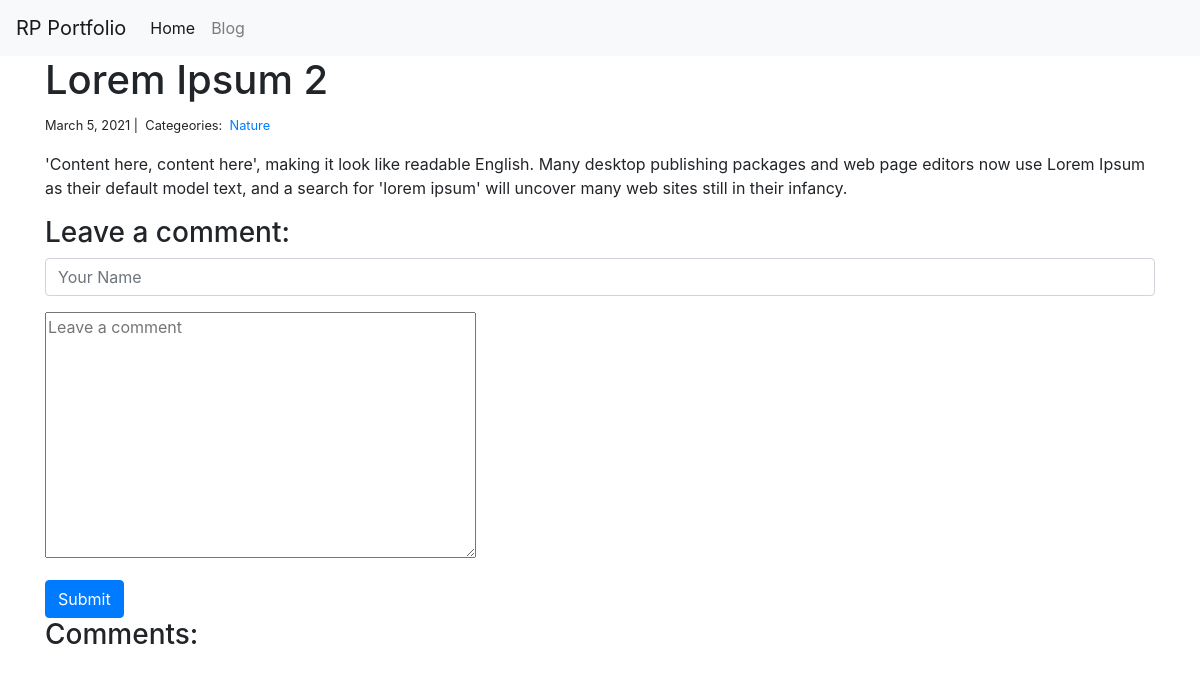
Page /blog/2/ on the earlier database version.
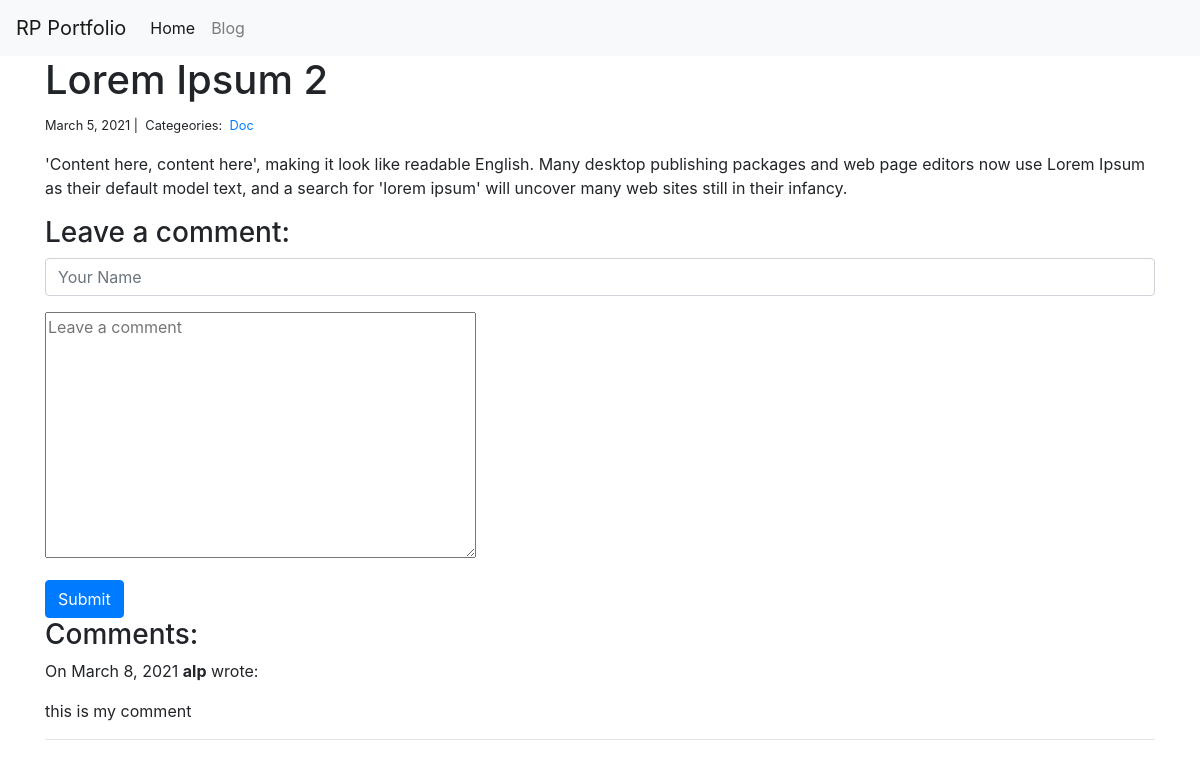
Same page on the later database version.
### blog/models.py (models this page shows)
class Category(models.Model):
    name = models.CharField(max_length=20)

class Comment(models.Model):
    author = models.CharField(max_length=60)
    body = models.TextField()
    created_on = models.DateTimeField(auto_now_add=True)
    post = models.ForeignKey('Post', on_delete=models.CASCADE)

### blog/views.py (the view, shortened to what this page needs)
# urls.py: path("<int:pk>/", views.blog_detail, name="blog_detail"),
def blog_detail(request, pk):
    post = Post.objects.get(pk=pk)
    form = CommentForm()
    comments = Comment.objects.filter(post=post)
    context = {
        "post": post,
        "comments": comments,
        "form": form
    }
    return render(request, 'blog_detail.html', context)

### blog/forms.py
class CommentForm(forms.Form):
    author = forms.CharField(max_length=60, widget=forms.TextInput(attrs={
        "class": "form-control",
        "placeholder": "Your Name"
    })
    )
    body = forms.CharField(widget=forms.Textarea(
        attrs={
            "class": "form_control",
            "placeholder": "Leave a comment"
        }))

### blog/templates/blog_detail.html (shortened to what this page needs)
{% extends 'base.html' %}
{% block page_content %}
    <h1>{{post.title}}</h1>
    <small>
        {{post.created_on.date}} |&nbsp;
        Categeories:&nbsp;
        {% for category in post.categories.all %}
            <a href="{% url 'blog_category' category.name %}">{{ category.name }}
            </a>&nbsp;
        {% endfor %}
    </small>
    <p>{{post.body | linebreaks}}</p>
    <h3>Leave a comment:</h3>
    <form action="/blog/{{post.pk}}/" method="post">
        <div class="form-group">
        {{form.author}}
        </div>
        <div class="form-group">
        {{form.body}}
        </div>
        <button type="submit" class='btn btn-primary'>Submit</button>
    </form>
    <h3>Comments:</h3>
    {% for comment in comments %}
        <p>
            On {{comment.created_on.date}}
            <b>{{comment.author}}</b> wrote:
        </p>
        <p>{{comment.body}}</p>
        <hr>
    {% endfor %}
{% endblock page_content %}

Differences in the rows shown:
changed Category: name "Nature" → "Doc"
added Comment: created_on "March 8, 2021", author "alp", body "this is my comment"
